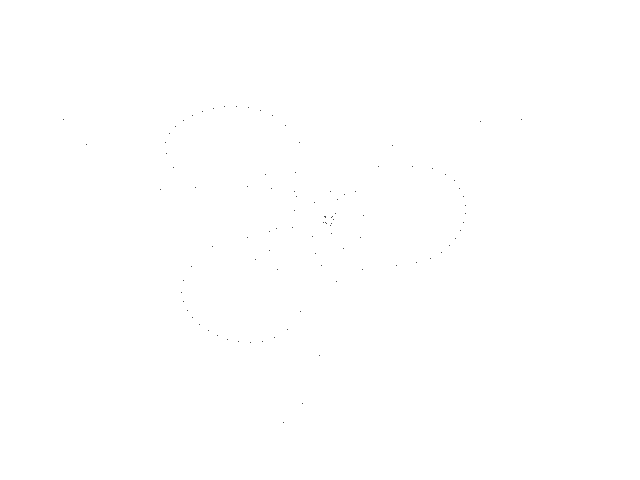
Frame 1 (no input)
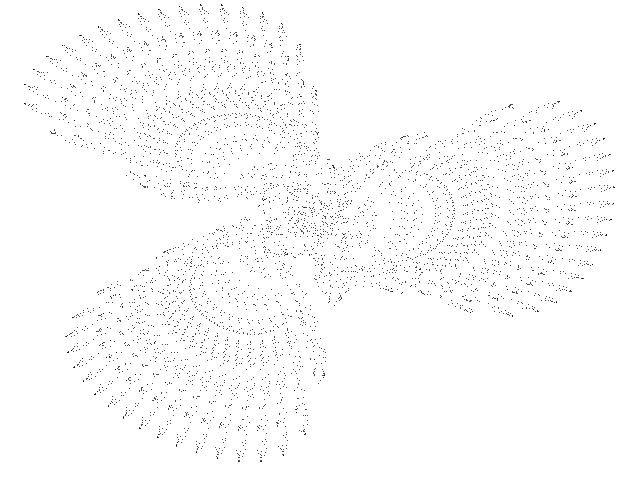
Frame 60 (the mouse pressed at the canvas centre just before this capture)
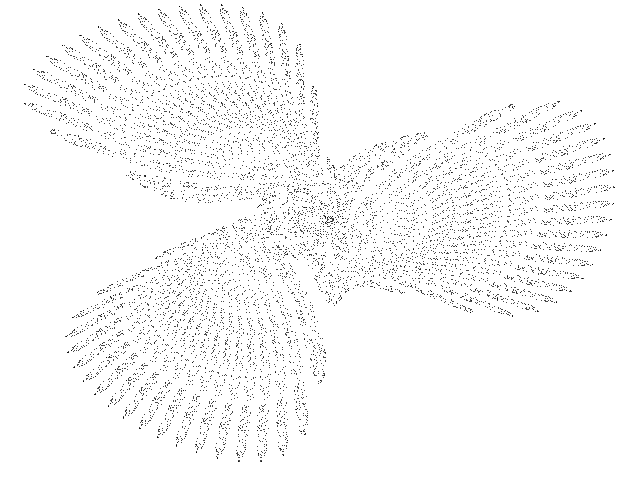
Frame 120 (the mouse held since frame 60 and released just before this capture)

The Processing sketch that drew these frames (run headless with seeded random() and noise(); from frame 60 on, the mouse is pressed at the canvas centre):

// Processing sketch: Mira_Pow
// ── Mira_Pow.pde
// Mira chaotic map - pow //

  float x = 0.1;
  float y = 0.1;
  float f = 0.0;
  float a = -0.48;
  float b = 0.9924;

void setup() {
  
  size(640, 480);
  background(255);
  
}

void draw() {
  
  for (int i=0;i<100;i++) {
    
    float nx = x;
    float ny = y;
       
    x = b * ny + f;
    f = a * x - (2*(1-a)*pow(x,2)) / (1+pow(x,2));
    y = -nx + f;     
  
    point(330+(19*x), 220+(16*y));
        
  }

}
